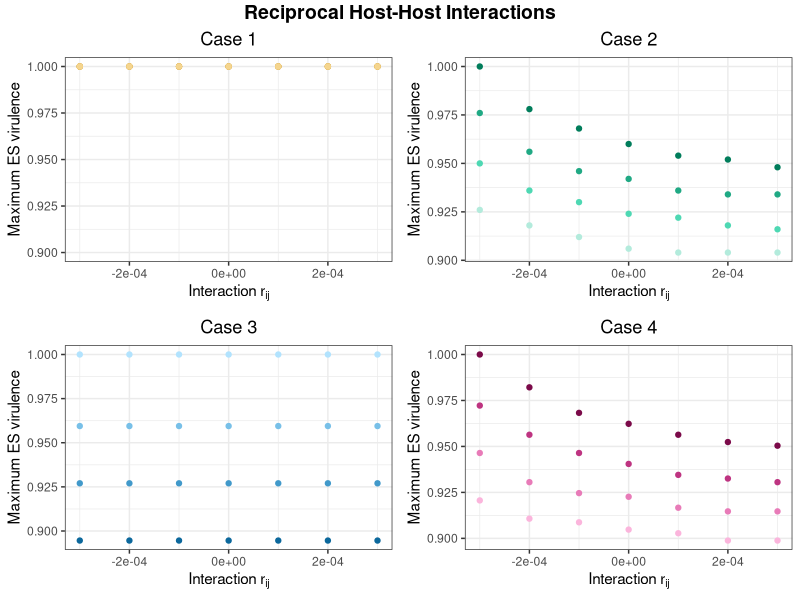
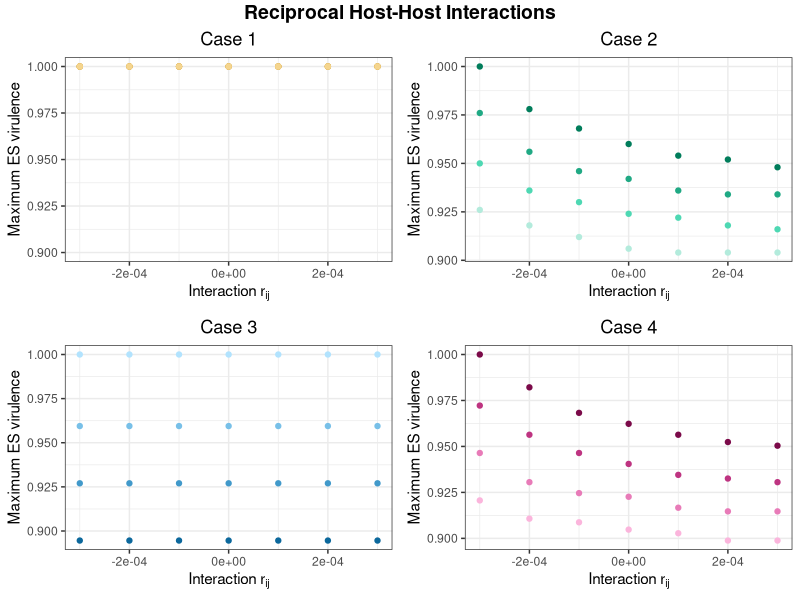

R code for these plots, in order:
library(ggplot2)
library(ggpubr)

onwardtrans_recip<- read.table(header = TRUE, text = "
 n      high	highmed  medlow low
-0.0003	0.894594595	0.927027027	0.959459459	1
-0.0002	0.894594595	0.927027027	0.959459459	1
-0.0001	0.894594595	0.927027027	0.959459459	1
0	0.894594595	0.927027027	0.959459459	1
0.0001	0.894594595	0.927027027	0.959459459	1
0.0002	0.894594595	0.927027027	0.959459459	1
0.0003	0.894594595	0.927027027	0.959459459	1
")

cbPalette <- c("#999999", "#E69F00", "#56B4E9", "#009E73", "#F0E442", "#0072B2", "#D55E00", "#CC79A7")

onwardrecip <- ggplot(data = onwardtrans_recip, aes(x = n)) +
  scale_colour_manual(values=cbPalette)+
  geom_point(aes(y = high), color = "#0C689C") + 
  geom_point(aes(y = highmed), color = "#4199CA") +
  geom_point(aes(y = medlow), color = "#78C0E8") + 
  geom_point(aes(y = low), color = "#B2E3FE") +
  ggtitle("Case 3")+
  theme_bw()+
  theme(plot.title = element_text(hjust = 0.5))+
  labs(x = expression("Interaction r"["ij"])) + ylab("Maximum ES virulence")


suscep_recip<- read.table(header = TRUE, text = "
 n      high	highmed  medlow low
-0.0003	1	1	1	1
-0.0002	1	1	1	1
-0.0001	1	1	1	1
0	1	1	1	1
0.0001	1	1	1	1
0.0002	1	1	1	1
0.0003	1	1	1	1
")

susceprecip <- ggplot(data = suscep_recip, aes(x = n)) +
  scale_colour_manual(values=cbPalette)+
  geom_point(aes(y = high), color = "#AB7703") + 
  geom_point(aes(y = highmed), color = "#D3A235") +
  geom_point(aes(y = medlow), color = "#E7BE63") + 
  geom_point(aes(y = low), color = "#F5D58E") +
  ggtitle("Case 1")+
  ylim(0.9,1)+
  theme_bw()+
  theme(plot.title = element_text(hjust = 0.5))+
  labs(x = expression("Interaction r"["ij"])) + ylab("Maximum ES virulence")

excessdeath_recip<- read.table(header = TRUE, text = "
 n      high	highmed  medlow low
-0.0003	1	0.972222222	0.946428571	0.920634921
-0.0002	0.982142857	0.956349206	0.930555556	0.910714286
-0.0001	0.968253968	0.946428571	0.924603175	0.908730159
0	0.962301587	0.94047619	0.922619048	0.904761905
0.0001	0.956349206	0.93452381	0.916666667	0.902777778
0.0002	0.952380952	0.932539683	0.91468254	0.898809524
0.0003	0.950396825	0.930555556	0.91468254	0.898809524
")

excessdeathrecip <- ggplot(data = excessdeath_recip, aes(x = n)) +
  scale_colour_manual(values=cbPalette)+
  geom_point(aes(y = high), color = "#7B0A49") + 
  geom_point(aes(y = highmed), color = "#BE3481") +
  geom_point(aes(y = medlow), color = "#E87BB8") + 
  geom_point(aes(y = low), color = "#FBB5DC") +
  ggtitle("Case 4")+
  theme_bw()+
  theme(plot.title = element_text(hjust = 0.5))+
  labs(x = expression("Interaction r"["ij"])) + ylab("Maximum ES virulence")

growth_recip<- read.table(header = TRUE, text = "
 n      high	highmed  medlow low
-0.0003	1	0.976	0.95	0.926
-0.0002	0.978	0.956	0.936	0.918
-0.0001	0.968	0.946	0.93	0.912
0	0.96	0.942	0.924	0.906
0.0001	0.954	0.936	0.922	0.904
0.0002	0.952	0.934	0.918	0.904
0.0003	0.948	0.934	0.916	0.904
")

growthrecip <- ggplot(data = growth_recip, aes(x = n)) +
  scale_colour_manual(values=cbPalette)+
  geom_point(aes(y = high), color = "#017D5B") + 
  geom_point(aes(y = highmed), color = "#20A984") +
  geom_point(aes(y = medlow), color = "#4ED8B3") + 
  geom_point(aes(y = low), color = "#B3EBDC") +
  ggtitle("Case 2")+
  theme_bw()+
  theme(plot.title = element_text(hjust = 0.5))+
  labs(x = expression("Interaction r"["ij"])) + ylab("Maximum ES virulence")



figure1 <- ggarrange(susceprecip, growthrecip, onwardrecip, excessdeathrecip,
                    ncol = 2, nrow = 2)
figure1 <-annotate_figure(figure1, 
                top = text_grob("Reciprocal Host-Host Interactions", face = "bold", size = 14))
print(figure1)
ggsave(file = "TPfig1.eps")    